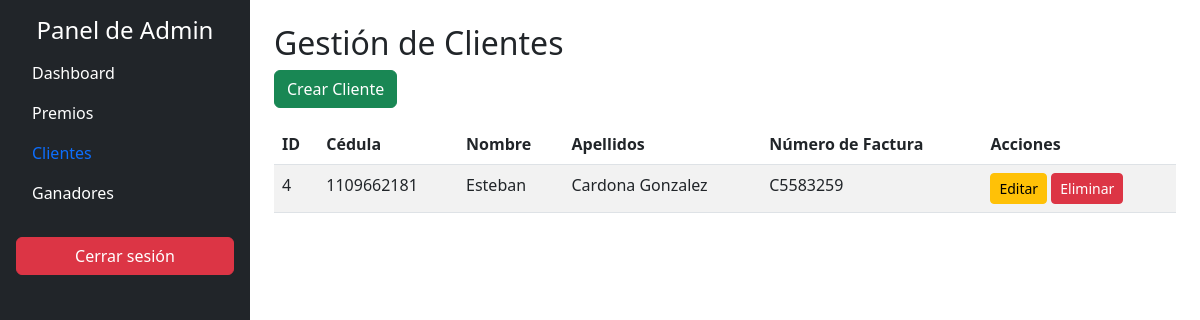
The page /ruleta/admin/clientes/ (signed in) on the database as committed earlier.
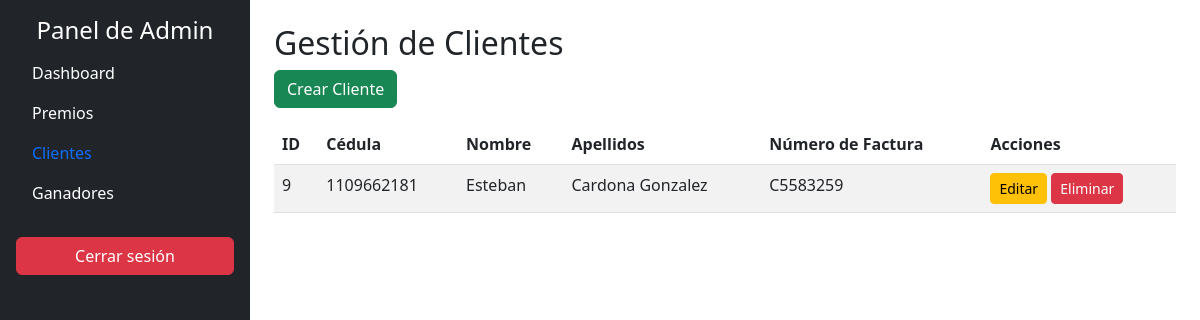
The same page on the database as committed later.
### ruleta/models.py (models this page shows, shortened)
class Cliente(models.Model):
    user = models.OneToOneField(User, on_delete=models.CASCADE, null=True, blank=True)
    cedula = models.CharField(max_length=20, unique=True)
    nombre = models.CharField(max_length=100)
    apellidos = models.CharField(max_length=100)
    numero_factura = models.CharField(max_length=50, unique=True)

### ruleta/views.py (the view)
# urls.py: path('admin/clientes/', views.ClientesListView.as_view(), name='clientes_crud'),
class ClientesListView(UserPassesTestMixin, ListView):
    model = Cliente
    template_name = 'admin/clientes_crud.html'
    context_object_name = 'clientes'
    def test_func(self):
        return self.request.user.is_superuser

### ruleta/templates/admin/clientes_crud.html
{% extends 'base.html' %}
{% block content %}
<h2>Gestión de Clientes</h2>
<a href="{% url 'crear_cliente' %}" class="btn btn-success mb-3">Crear Cliente</a>
<table class="table table-striped">
    <thead>
        <tr>
            <th>ID</th>
            <th>Cédula</th>
            <th>Nombre</th>
            <th>Apellidos</th>
            <th>Número de Factura</th>
            <th>Acciones</th>
        </tr>
    </thead>
    <tbody>
        {% for cliente in clientes %}
        <tr>
            <td>{{ cliente.id }}</td>
            <td>{{ cliente.cedula }}</td>
            <td>{{ cliente.nombre }}</td>
            <td>{{ cliente.apellidos }}</td>
            <td>{{ cliente.numero_factura }}</td>
            <td>
                <a href="{% url 'editar_cliente' cliente.id %}" class="btn btn-warning btn-sm">Editar</a>
                <a href="{% url 'eliminar_cliente' cliente.id %}" class="btn btn-danger btn-sm">Eliminar</a>
            </td>
        </tr>
        {% endfor %}
    </tbody>
</table>
{% endblock %}

Rows that differ between the two databases and show on the page:
removed Cliente: id "4", cedula "1109662181", nombre "Esteban", apellidos "Cardona Gonzalez", numero_factura "C5583259"
added Cliente: id "9", cedula "1109662181", nombre "Esteban", apellidos "Cardona Gonzalez", numero_factura "C5583259"
